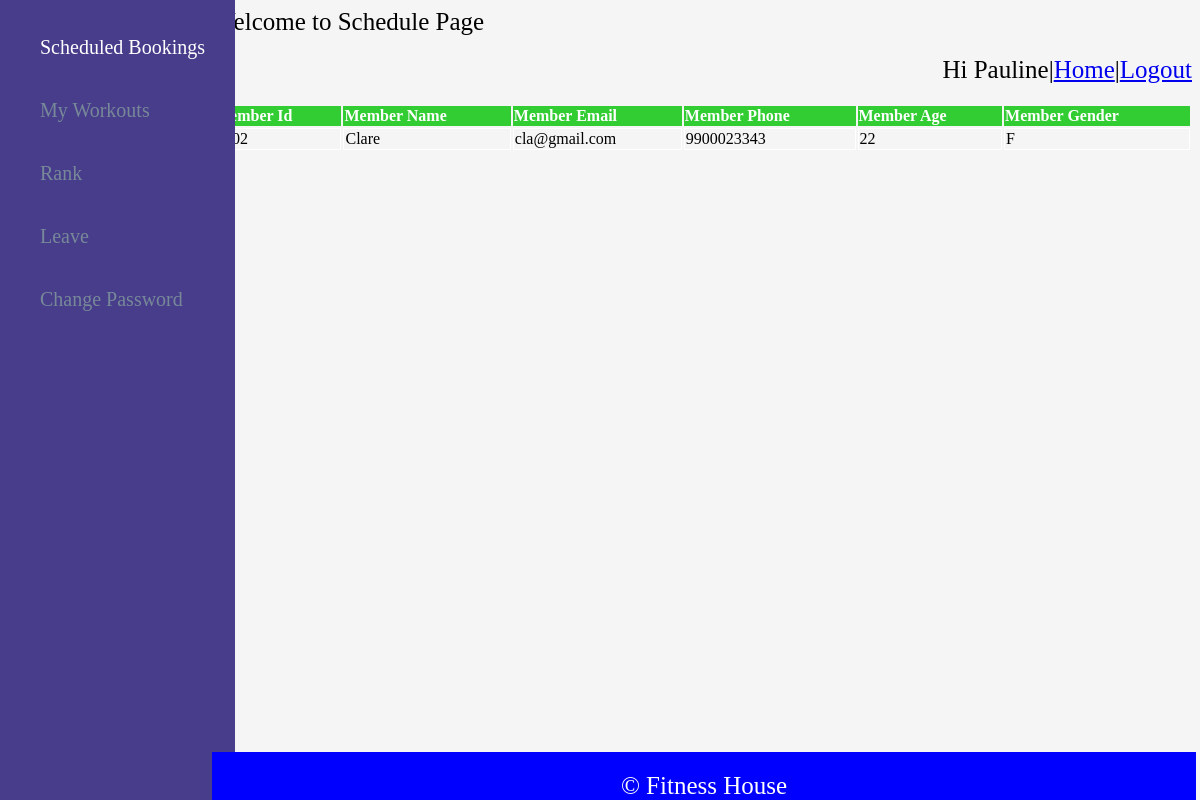
/Booking.php (signed in), run on the app's committed database.
### tables this page shows
create table Member_Details(
        MemberID integer not null PRIMARY KEY AUTO_INCREMENT,
        username varchar(30) not null unique,
        email varchar(20) not null,
        phone bigint not null,
        age integer not null,
        gender char(1) not null,
        joiningdates Date ,
        password varchar(20) not null,
        currenttrainerid integer references Trainer_Details(TrainerID),
        currentplanid integer references Plan_Details(PlanId));

### Booking.php (the view, shortened to what this page needs)
<!DOCTYPE html>
<html>
<head>
<link rel="stylesheet" href="pgcss.css">
</head>
<body style="background-color:whitesmoke;">
<header style="background-color:whitesmoke;" class="tpbtm">Welcome to Schedule Page</header>
<p class="tpbtm" style="text-align:right;background-color:whitesmoke;">Hi <?php session_start(); echo $_SESSION['user'];  ?>|<a href="/1147119/Trainer.php">Home</a>|<a href="/1147119/Session.php">Logout</a></p>
<div class="sdbr">
<ul>
<a href="/1147119/Booking.php" class="lnk" style="color:ghostwhite;"><li style="color:white;">Scheduled Bookings</li></a>
<a href="/1147119/Workout.php" class="lnk" style="color:ghostwhite;"><li style="color:lightslategrey;">My Workouts</li></a>
<a href="/1147119/Rank.php" class="lnk"><li style="color:lightslategrey;">Rank</li></a>
<a href="/1147119/leave.php" class="lnk"><li style="color:lightslategrey;">Leave</li></a>
<a href="/1147119/cpass.php" class="lnk"><li style="color:lightslategrey;">Change Password</li></a>
</ul>
</div>
<div class="tbl">
<table style="width:100%;">
<?php
include("dbcon.php");
$q="select * from Member_Details where currenttrainerid='".$_SESSION['userid']."'";
$q_check="select count(*) from Member_Details";
$res=mysqli_query($con,$q_check);
$row=mysqli_fetch_row($res);
if($row[0]!=0)
{
$res=mysqli_query($con,$q);
?>
<tr style="background-color:limegreen;color:white;">
<th>Member Id</th>
<th>Member Name</th>
<th>Member Email</th>
<th>Member Phone</th>
<th>Member Age</th>
<th>Member Gender</th>
</tr>
<?php
while($row=mysqli_fetch_row($res))
{
?>
<tr>
<td><?php echo "$row[0]";?></td>
<td><?php echo "$row[1]";?></td>
<td><?php echo "$row[2]";?></td>
<td><?php echo "$row[3]";?></td>
<td><?php echo "$row[4]";?></td>
<td><?php echo "$row[5]";?></td>
</tr>
<?php
}
}
?>
</table>
</div>
<footer>&copy Fitness House</footer>
</body>
</html>

### pgcss.css (style rules this page uses)
* { border-sizing:border-box; }
footer { font-size:25px; color:white; background-color:blue; text-align:center; position:fixed; bottom:0; width:82vw; margin: 0px 0px 0px 17vw; padding: 20px 0% 0% 0%; }
.tpbtm { font-size:25px; background-color:white; text-align:left; margin: 0px 0px 0px 17vw; padding: 0px 0px 20px 0px; }
.sdbr { background-color:darkslateblue; position:fixed; left:0; top:0; margin:0px; padding: 0px 0px 0px 0px; height:100%; }
.tbl { //background-color:orange; text-align:center; margin: 0px 0px 0px 17vw; padding: 0px 0px 0px 0vw; }
li { color:white; font-size:20px; text-decoration:none; list-style:none; padding: 20px 30px 20px 0px; }
.lnk { text-decoration:none; }

### Booking.php (style rules this page uses)
table,th { text-align:left; //border:1px solid black; }
td { border:1px solid white; }

### data on the page
member_details: username "Clare", email "cla@gmail.com", phone "9900023343", age "22", gender "F"

### other printed values
$_SESSION['user'] "Pauline"
